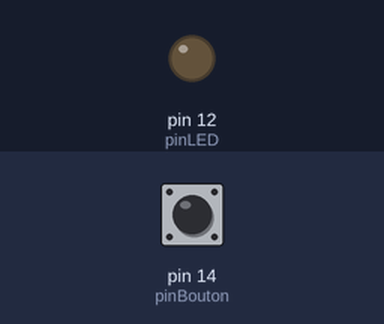
Recording of a sketch running on a simulated Arduino Uno, built with avr-gcc and run on an emulated ATmega328P. On the bench: output pins drawn as LEDs (lit = HIGH). The inputs (shaded band) are chosen by the test bench; at power-on: pin 14 (pinBouton) HIGH.

Above: at 1.2 s.
1.3 s: pin 14 (pinBouton) pulled LOW for 0.15 s
At 2.1 s:
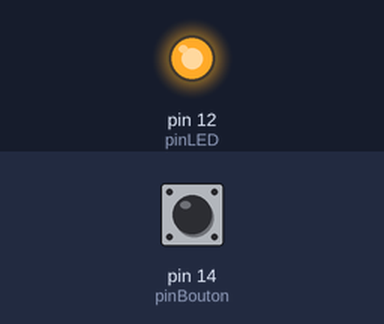
2.9 s: pin 14 (pinBouton) pulled LOW for 1 s
At 3.3 s:
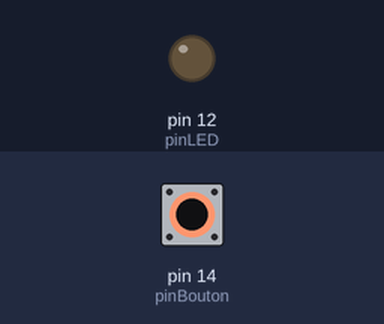
5.4 s: pin 14 (pinBouton) pulled LOW for 3.2 s
At 6.4 s:
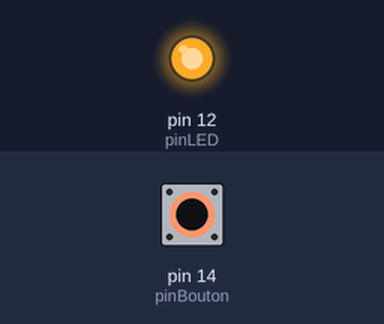
Timing chart, 0 to 8.4 s (numbered marks = the images above; inputs shaded):
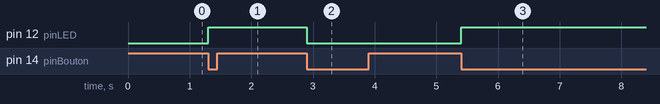

The sketch:

sae_esp12.ino
```cpp
const int pinBouton = 14;   // Bouton sur GPIO13
const int pinLED    = 12;   // LED sur GPIO15
// 13 data capteur

bool etatLED = false;       // Mémorise l'état de la LED
bool dernierEtatBouton = HIGH; // Stocke l'état précédent du bouton (HIGH = pas appuyé)

void setup() {
  pinMode(pinBouton, INPUT_PULLUP); // Bouton avec résistance interne
  pinMode(pinLED, OUTPUT);          // LED en sortie
  digitalWrite(pinLED, LOW);        // LED éteinte au départ
}

void loop() {
  bool lectureBouton = digitalRead(pinBouton);

  // Détection du front descendant (bouton pressé une seule fois)
  if (dernierEtatBouton == HIGH && lectureBouton == LOW) {
    etatLED = !etatLED;                 // Inverse l'état de la LED
    digitalWrite(pinLED, etatLED ? HIGH : LOW); // Applique le nouvel état
    delay(50); // Anti-rebond simple
  }

  dernierEtatBouton = lectureBouton; // Mémorise l'état du bouton
}
```

Measured:
- after the input at 1.3 s, pin 12 (pinLED): LOW → HIGH at once
- after the input at 2.9 s, pin 12 (pinLED): HIGH → LOW at once
- after the input at 5.4 s, pin 12 (pinLED): LOW → HIGH at once
